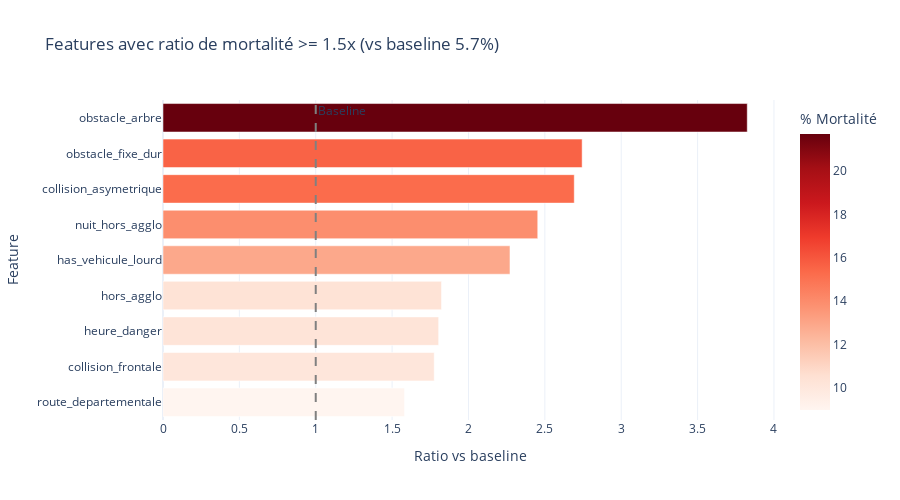

Notebook cell for this chart:
### Code cell
# top features par ratio de mortalité
df_mortality = pd.DataFrame(mortality_data)
df_mortality = df_mortality.sort_values('ratio', ascending=True)

# garder les features >= 1.5x baseline
df_top = df_mortality[df_mortality['ratio'] >= 1.5]

fig = px.bar(
    df_top,
    x='ratio',
    y='feature',
    orientation='h',
    color='mortel_rate',
    color_continuous_scale='Reds',
    title='Features avec ratio de mortalité >= 1.5x (vs baseline 5.7%)',
    labels={'ratio': 'Ratio vs baseline', 'feature': 'Feature', 'mortel_rate': '% Mortalité'}
)

fig.add_vline(x=1, line_dash="dash", line_color="gray", annotation_text="Baseline")
fig.update_layout(height=500, showlegend=False)
fig.show()

### Figure 1 — Plotly figure (JSON) as saved in the notebook; plotly's stock layout.template omitted (floating-point values rounded to 4 significant figures)
{"data": [{"hovertemplate": "Ratio vs baseline=%{x}<br>Feature=%{y}<br>% Mortalité=%{marker.color}<extra></extra>", "legendgroup": "", "marker": {"color": [8.975, 10.08, 10.24, 10.35, 12.9, 13.93, 15.28, 15.58, 21.71], "coloraxis": "coloraxis", "pattern": {"shape": ""}}, "name": "", "orientation": "h", "showlegend": false, "textposition": "auto", "type": "bar", "x": [1.581, 1.776, 1.805, 1.823, 2.272, 2.453, 2.692, 2.744, 3.825], "xaxis": "x", "y": ["route_departementale", "collision_frontale", "heure_danger", "hors_agglo", "has_vehicule_lourd", "nuit_hors_agglo", "collision_asymetrique", "obstacle_fixe_dur", "obstacle_arbre"], "yaxis": "y"}], "layout": {"annotations": [{"showarrow": false, "text": "Baseline", "x": 1, "xanchor": "left", "xref": "x", "y": 1, "yanchor": "top", "yref": "y domain"}], "barmode": "relative", "coloraxis": {"colorbar": {"title": {"text": "% Mortalité"}}, "colorscale": [[0, "rgb(255,245,240)"], [0.125, "rgb(254,224,210)"], [0.25, "rgb(252,187,161)"], [0.375, "rgb(252,146,114)"], [0.5, "rgb(251,106,74)"], [0.625, "rgb(239,59,44)"], [0.75, "rgb(203,24,29)"], [0.875, "rgb(165,15,21)"], [1, "rgb(103,0,13)"]]}, "height": 500, "legend": {"tracegroupgap": 0}, "shapes": [{"line": {"color": "gray", "dash": "dash"}, "type": "line", "x0": 1, "x1": 1, "xref": "x", "y0": 0, "y1": 1, "yref": "y domain"}], "showlegend": false, "title": {"text": "Features avec ratio de mortalité >= 1.5x (vs baseline 5.7%)"}, "xaxis": {"anchor": "y", "domain": [0, 1], "title": {"text": "Ratio vs baseline"}}, "yaxis": {"anchor": "x", "domain": [0, 1], "title": {"text": "Feature"}}}}
